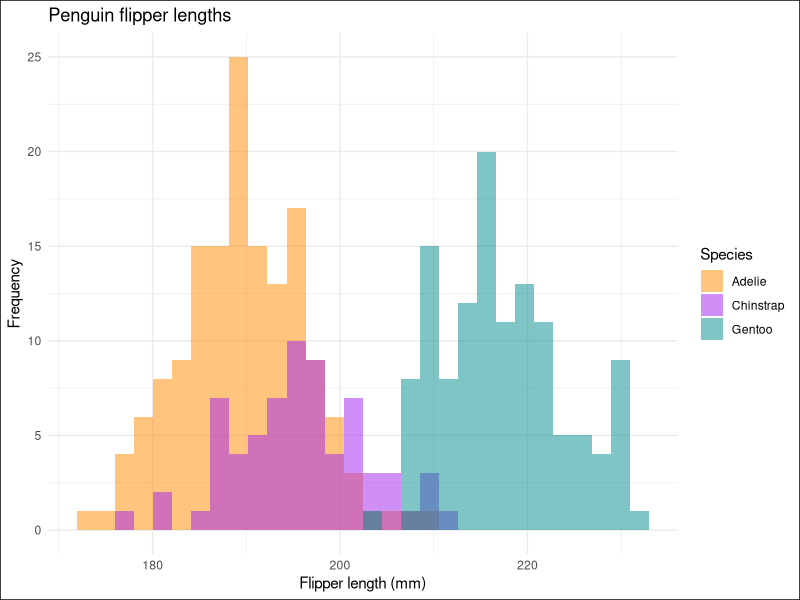

This chart was generated by the following R code:
#| title: "Penguins"
#| dataset-name: "palmerpenguins::penguins"
#| colours: "`c('darkorange','purple','cyan4')`"
#| description: "The `palmerpenguins` dataset is one of the most famous in modern R programming. Data were collected and made available by [Dr. Kristen Gorman](https://www.uaf.edu/cfos/people/faculty/detail/kristen-gorman.php) and the [Palmer Station, Antarctica LTER](https://pallter.marine.rutgers.edu/), a member of the [Long Term Ecological Research Network](https://lternet.edu/). The original data is available [here](https://allisonhorst.github.io/palmerpenguins/)."

library(ggplot2)
library(palmerpenguins)

flipper_hist <- ggplot(data = penguins, aes(x = flipper_length_mm)) +
  geom_histogram(aes(fill = species), 
                 alpha = 0.5, 
                 position = "identity") +
  scale_fill_manual(values = c("darkorange","purple","cyan4")) +
  theme_minimal() +
  theme(plot.background = element_rect(fill = "white")) +
  labs(x = "Flipper length (mm)",
       y = "Frequency",
       title = "Penguin flipper lengths",
       fill = "Species")

print(flipper_hist)
